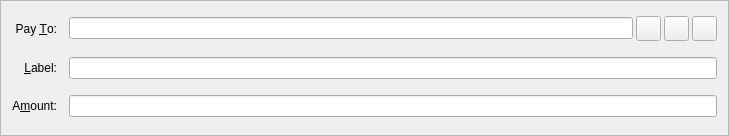
<?xml version="1.0" encoding="UTF-8"?>
<ui version="4.0">
 <class>SendCoinsEntry</class>
 <widget class="QFrame" name="SendCoinsEntry">
  <property name="geometry">
   <rect>
    <x>0</x>
    <y>0</y>
    <width>729</width>
    <height>136</height>
   </rect>
  </property>
  <property name="windowTitle">
   <string>Form</string>
  </property>
  <property name="frameShape">
   <enum>QFrame::StyledPanel</enum>
  </property>
  <property name="frameShadow">
   <enum>QFrame::Sunken</enum>
  </property>
  <layout class="QGridLayout" name="gridLayout">
   <property name="spacing">
    <number>12</number>
   </property>
   <item row="5" column="0">
    <widget class="QLabel" name="label">
     <property name="text">
      <string>A&amp;mount:</string>
     </property>
     <property name="alignment">
      <set>Qt::AlignRight|Qt::AlignTrailing|Qt::AlignVCenter</set>
     </property>
     <property name="buddy">
      <cstring>payAmount</cstring>
     </property>
    </widget>
   </item>
   <item row="3" column="0">
    <widget class="QLabel" name="label_2">
     <property name="text">
      <string>Pay &amp;To:</string>
     </property>
     <property name="alignment">
      <set>Qt::AlignRight|Qt::AlignTrailing|Qt::AlignVCenter</set>
     </property>
     <property name="buddy">
      <cstring>payTo</cstring>
     </property>
    </widget>
   </item>
   <item row="5" column="1">
    <widget class="BitcoinAmountField" name="payAmount"/>
   </item>
   <item row="4" column="0">
    <widget class="QLabel" name="label_4">
     <property name="text">
      <string>&amp;Label:</string>
     </property>
     <property name="alignment">
      <set>Qt::AlignRight|Qt::AlignTrailing|Qt::AlignVCenter</set>
     </property>
     <property name="buddy">
      <cstring>addAsLabel</cstring>
     </property>
    </widget>
   </item>
   <item row="3" column="1">
    <layout class="QHBoxLayout" name="payToLayout">
     <property name="spacing">
      <number>3</number>
     </property>
     <item>
      <widget class="QValidatedLineEdit" name="payTo">
       <property name="toolTip">
        <string>The address to send the payment to:</string>
       </property>
       <property name="maxLength">
        <number>34</number>
       </property>
      </widget>
     </item>
     <item>
      <widget class="QToolButton" name="addressBookButton">
       <property name="minimumSize">
        <size>
         <width>25</width>
         <height>25</height>
        </size>
       </property>
       <property name="toolTip">
        <string>Choose address from address book</string>
       </property>
       <property name="text">
        <string/>
       </property>
       <property name="icon">
        <iconset resource="../dalecoin.qrc">
         <normaloff>:/icons/address-book</normaloff>:/icons/address-book</iconset>
       </property>
       <property name="shortcut">
        <string>Alt+A</string>
       </property>
      </widget>
     </item>
     <item>
      <widget class="QToolButton" name="pasteButton">
       <property name="minimumSize">
        <size>
         <width>25</width>
         <height>25</height>
        </size>
       </property>
       <property name="toolTip">
        <string>Paste address from clipboard</string>
       </property>
       <property name="text">
        <string/>
       </property>
       <property name="icon">
        <iconset resource="../dalecoin.qrc">
         <normaloff>:/icons/editpaste</normaloff>:/icons/editpaste</iconset>
       </property>
       <property name="shortcut">
        <string>Alt+P</string>
       </property>
      </widget>
     </item>
     <item>
      <widget class="QToolButton" name="deleteButton">
       <property name="minimumSize">
        <size>
         <width>25</width>
         <height>25</height>
        </size>
       </property>
       <property name="toolTip">
        <string>Remove this recipient</string>
       </property>
       <property name="text">
        <string/>
       </property>
       <property name="icon">
        <iconset resource="../dalecoin.qrc">
         <normaloff>:/icons/remove</normaloff>:/icons/remove</iconset>
       </property>
      </widget>
     </item>
    </layout>
   </item>
   <item row="4" column="1">
    <widget class="QValidatedLineEdit" name="addAsLabel">
     <property name="toolTip">
      <string>Enter a label for this address to add it to your address book</string>
     </property>
    </widget>
   </item>
  </layout>
 </widget>
 <customwidgets>
  <customwidget>
   <class>QValidatedLineEdit</class>
   <extends>QLineEdit</extends>
   <header>qvalidatedlineedit.h</header>
  </customwidget>
  <customwidget>
   <class>BitcoinAmountField</class>
   <extends>QLineEdit</extends>
   <header>bitcoinamountfield.h</header>
   <container>1</container>
  </customwidget>
 </customwidgets>
 <resources>
  <include location="../dalecoin.qrc"/>
 </resources>
 <connections/>
</ui>
